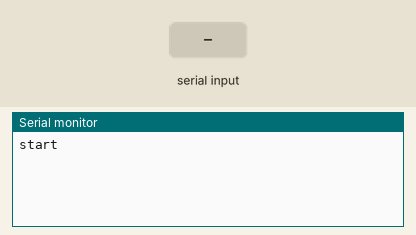
This sketch was run on a simulated Arduino Uno, built with avr-gcc and run on an emulated ATmega328P. On the bench: the last lines printed to the serial monitor. Inputs (shaded band) come from the test bench.

Above: at 1.2 s.
1.3 s: "90,45,200," received over Serial
At 2.0 s:
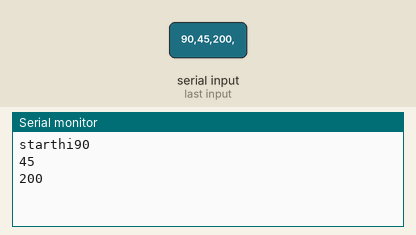
2.8 s: "30,150,10," received over Serial
At 3.1 s:
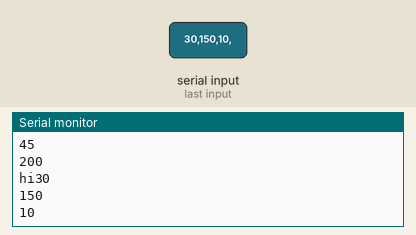
Timing chart, 0 to 5.8 s (numbered marks = the images above; inputs shaded):
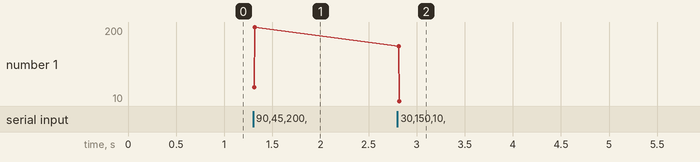

Measured:
- after the input at 1.3 s, the serial monitor: prints a new line at once (image 1)
- after the input at 2.8 s, the serial monitor: prints a new line at once (image 2)
- plotted number 1: 200 → 10 after the input at 2.8 s

The sketch:

basicTimeTestSendPython.ino
```cpp
unsigned long myTime = 0;
int givenHour;
int givenMin;
int givenSec;
int storeMin = 0;
int hour = 0;
int min = 0;
int sec = 0;
int store = 0;
int count = 0;
int interval = 0;
int countToMin = 0;
void setup() {
  Serial.begin(9600);
  Serial.print("start");
}
//min --> 3,600,000
void loop() {
  if(Serial.available() > 0){
  Serial.print("hi");
  givenHour = Serial.readStringUntil(',').toInt();
  givenMin = Serial.readStringUntil(',').toInt();
  givenSec = Serial.readStringUntil(',').toInt();
  Serial.println(givenHour);
  Serial.println(givenMin);
  Serial.println(givenSec);
  }
}
```
